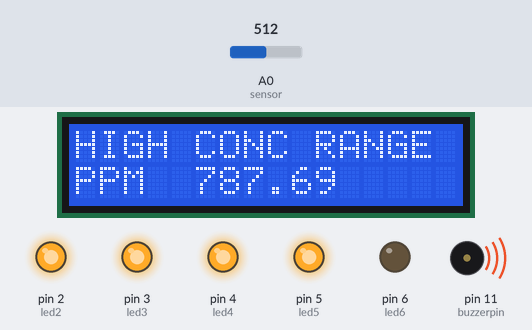
A sketch run on a simulated Arduino Uno, built with avr-gcc and run on an emulated ATmega328P. Shown: 16×2 character LCD, output pins drawn as LEDs (lit = HIGH), buzzer (waves = sounding). The test bench sets the inputs (shaded band); at power-on: A0 (sensor) = 512. What the sketch prints to the serial monitor is not drawn.

Above: at 1.2 s.
1.3 s: A0 (sensor) set to 473
At 2.6 s:
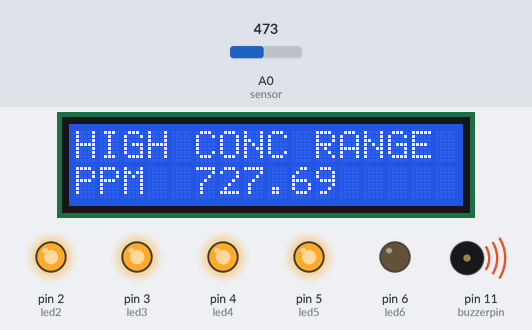
3.6 s: A0 (sensor) set to 442
At 4.7 s:
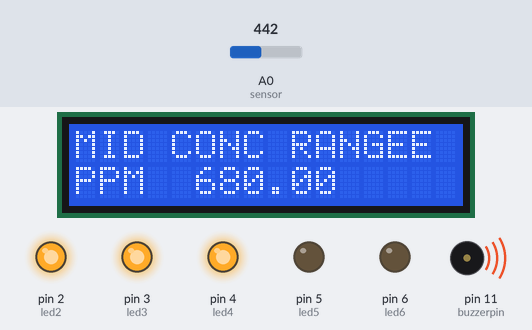
5.6 s: A0 (sensor) set to 710
At 6.9 s:
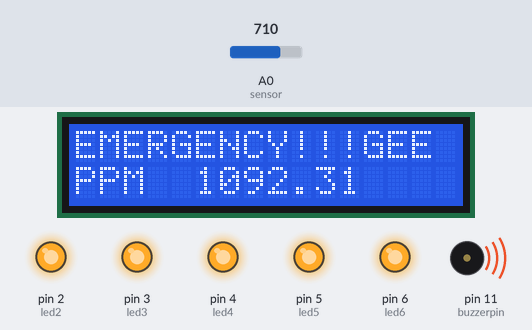
7.7 s: A0 (sensor) set to 594
At 8.9 s:
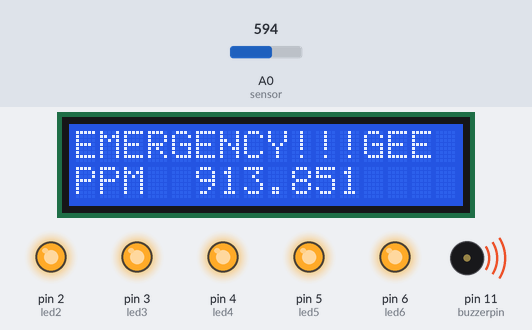
9.7 s: A0 (sensor) set to 572
At 11.1 s:
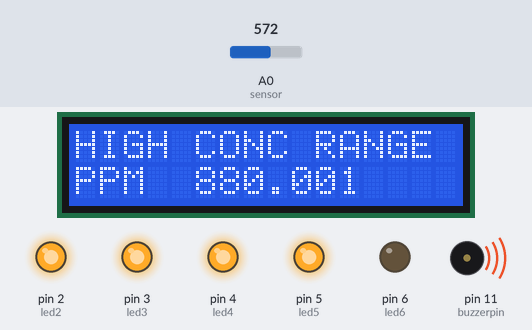
11.8 s: A0 (sensor) set to 122
At 13.2 s:
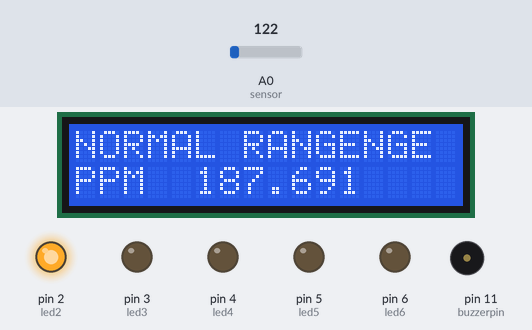
Timing chart, 0 to 14.8 s (numbered marks = the images above; inputs shaded):
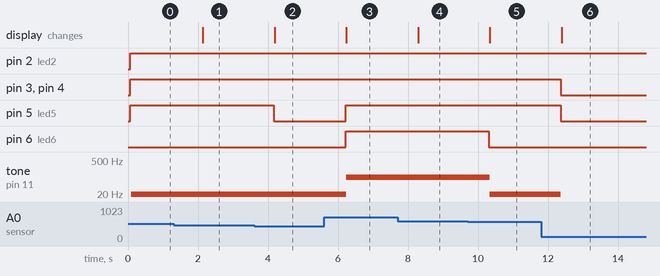

The sketch:

gas_leakage_detection.ino
```cpp
#include<Wire.h>
#include <LiquidCrystal_I2C.h>
LiquidCrystal_I2C lcd(0x27,2,1,0,4,5,6,7,3,POSITIVE);

int   sensor=A0;
int   led2=2,led3=3,led4=4,led5=5,led6=6;
int   buzzerpin = 11;
float sensorValue;
float sensor_volt;
float Rc = 6.5;
float RS_gas;
float ratio;

void setup() {

 lcd.begin(16,2);
 lcd.backlight();
 pinMode(sensor,INPUT);
 pinMode(led2,OUTPUT);
 pinMode(led3,OUTPUT);
 pinMode(led4,OUTPUT);
 pinMode(led5,OUTPUT);
 pinMode(led6,OUTPUT);
 pinMode(buzzerpin,OUTPUT);
 Serial.begin(9600);

}

void loop() {


  sensorValue = analogRead(sensor);
  sensor_volt = sensorValue / 1024 * 5.0;
  RS_gas = (5.0 - sensor_volt)/ sensor_volt;
  ratio = sensorValue / Rc;
  float ppm = ratio * 10;
  Serial.print("ppm =");
  Serial.println(ppm);


    if(ppm <= 250){
      noTone(buzzerpin);
      digitalWrite(led2,HIGH);
      digitalWrite(led3,LOW);
      digitalWrite(led4,LOW);
      digitalWrite(led5,LOW);
      digitalWrite(led6,LOW);
      Serial.println("NORMAL RANGE");
      lcd.setCursor(0,0);
      lcd.print("NORMAL RANGE");
      lcd.setCursor(0,1);
      lcd.print("PPM");
      lcd.setCursor(5,1);
      lcd.print(ppm);
     }
     else if((ppm>=251) && (ppm<350)){
     digitalWrite(led2,HIGH);
     digitalWrite(led3,HIGH);
     digitalWrite(led4,LOW);
     digitalWrite(led5,LOW);
     digitalWrite(led6,LOW);
     Serial.println("LOW CONC RANGE");
     lcd.setCursor(0,0);
     lcd.print("LOW CONC RANGE");
     lcd.setCursor(0,1);
     lcd.print("PPM");
     lcd.setCursor(5,1);
     lcd.print(ppm);
     tone(buzzerpin,1);
     }
     else if((ppm>=351) && (ppm<=700)){
     digitalWrite(led3,HIGH);
     digitalWrite(led2,HIGH);
     digitalWrite(led4,HIGH);
     digitalWrite(led5,LOW);
     digitalWrite(led6,LOW);
     Serial.println("MID CONC RANGE");
     lcd.setCursor(0,0);
     lcd.print("MID CONC RANGE");
     lcd.setCursor(0,1);
     lcd.print("PPM");
     lcd.setCursor(5,1);
     lcd.print(ppm);
     tone(buzzerpin,10);
     }
    else if((ppm>=701) && (ppm<=900)){
     digitalWrite(led4,HIGH);
     digitalWrite(led2,HIGH);
     digitalWrite(led3,HIGH);
     digitalWrite(led5,HIGH);
     digitalWrite(led6,LOW);
     Serial.println("HIGH CONC RANGE");
     lcd.setCursor(0,0);
     lcd.print("HIGH CONC RANGE");
     lcd.setCursor(0,1);
     lcd.print("PPM");
     lcd.setCursor(5,1);
     lcd.print(ppm);
     tone(buzzerpin,20);
     }else{
     digitalWrite(led6,HIGH);
     digitalWrite(led2,HIGH);
     digitalWrite(led3,HIGH);
     digitalWrite(led5,HIGH);
     digitalWrite(led4,HIGH);
     Serial.println("EMERGENCY!!!");
     lcd.setCursor(0,0);
     lcd.print("EMERGENCY!!!");
     lcd.setCursor(0,1);
     lcd.print("PPM");
     lcd.setCursor(5,1);
     lcd.print(ppm);
     tone(buzzerpin,100);
  }

  delay(1000);
}
```

Measured:
- the behaviour switches between 456 and 455 on A0 (sensor) (found by bisection; images 1 and 2)
- the behaviour switches between 586 and 585 on A0 (sensor) (found by bisection; images 4 and 5)
- after the input at 1.3 s, the display: changes after 0.84 s (image 1)
- after the input at 3.6 s, pin 5 (led5): HIGH → LOW after 0.57 s; tone on pin 11 (buzzerpin): 20 Hz → 10 Hz after 0.59 s; the display: changes after 0.59 s (image 2)
- after the input at 5.6 s, pin 5 (led5), pin 6 (led6): LOW → HIGH after 0.62 s; tone on pin 11 (buzzerpin): 10 Hz → 100 Hz after 0.64 s; the display: changes after 0.64 s (image 3)
- after the input at 7.7 s, the display: changes after 0.59 s (image 4)
- after the input at 9.7 s, pin 6 (led6): HIGH → LOW after 0.61 s; tone on pin 11 (buzzerpin): 100 Hz → 20 Hz after 0.64 s; the display: changes after 0.64 s (image 5)
- after the input at 11.8 s, pin 3 (led3), pin 4 (led4), pin 5 (led5): HIGH → LOW after 0.56 s; tone on pin 11 (buzzerpin): 20 Hz → silent after 0.56 s; the display: changes after 0.59 s (image 6)
